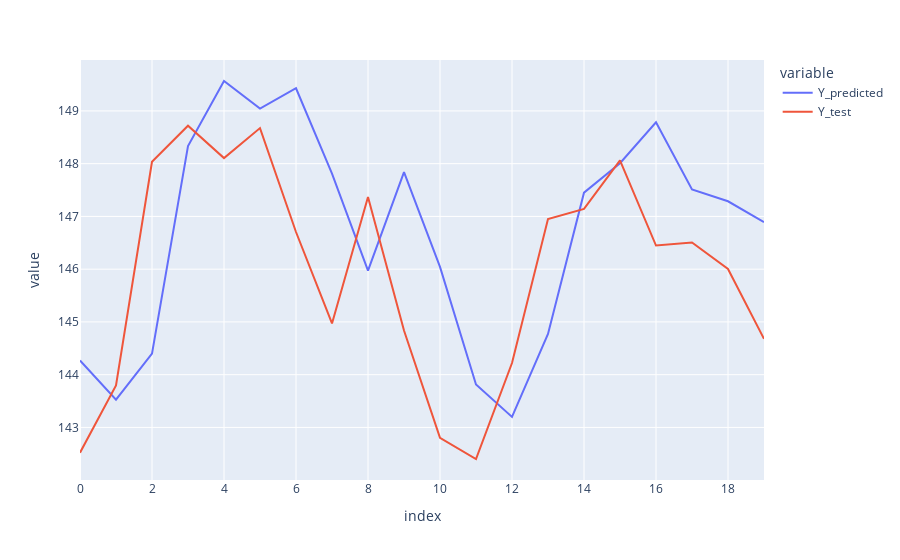

Notebook cell for this chart:
### Code cell
Y_hat_test_prime = []
for x in X_test:
    x = x.reshape(1, n_steps, n_features)
    Y_hat_test_prime.append(model_google.predict(x, verbose=0))
Y_hat_test_prime = np.array(Y_hat_test_prime).reshape(X_test.shape[0])
fig = px.line(y=[Y_hat_test_prime, Y_test])
newnames = {'wide_variable_0':'Y_predicted', 'wide_variable_1': 'Y_test'}
fig.for_each_trace(lambda t: t.update(name = newnames[t.name],
                                      legendgroup = newnames[t.name],
                                     hovertemplate = t.hovertemplate.replace(t.name, newnames[t.name])
                                   )
                  )
fig.show()

### Figure 1 — Plotly figure (JSON) as saved in the notebook; plotly's stock layout.template omitted (floating-point values rounded to 4 significant figures)
{"data": [{"hovertemplate": "variable=Y_predicted<br>index=%{x}<br>value=%{y}<extra></extra>", "legendgroup": "Y_predicted", "line": {"color": "#636efa", "dash": "solid"}, "marker": {"symbol": "circle"}, "mode": "lines", "name": "Y_predicted", "orientation": "v", "showlegend": true, "type": "scatter", "x": [0, 1, 2, 3, 4, 5, 6, 7, 8, 9, 10, 11, 12, 13, 14, 15, 16, 17, 18, 19], "xaxis": "x", "y": [144.3, 143.5, 144.4, 148.3, 149.6, 149.0, 149.4, 147.8, 146.0, 147.8, 146.0, 143.8, 143.2, 144.8, 147.5, 148.0, 148.8, 147.5, 147.3, 146.9], "yaxis": "y"}, {"hovertemplate": "variable=Y_test<br>index=%{x}<br>value=%{y}<extra></extra>", "legendgroup": "Y_test", "line": {"color": "#EF553B", "dash": "solid"}, "marker": {"symbol": "circle"}, "mode": "lines", "name": "Y_test", "orientation": "v", "showlegend": true, "type": "scatter", "x": [0, 1, 2, 3, 4, 5, 6, 7, 8, 9, 10, 11, 12, 13, 14, 15, 16, 17, 18, 19], "xaxis": "x", "y": [142.5, 143.8, 148.0, 148.7, 148.1, 148.7, 146.7, 145.0, 147.4, 144.8, 142.8, 142.4, 144.2, 146.9, 147.1, 148.1, 146.4, 146.5, 146.0, 144.7], "yaxis": "y"}], "layout": {"legend": {"title": {"text": "variable"}, "tracegroupgap": 0}, "margin": {"t": 60}, "xaxis": {"anchor": "y", "domain": [0, 1], "title": {"text": "index"}}, "yaxis": {"anchor": "x", "domain": [0, 1], "title": {"text": "value"}}}}
